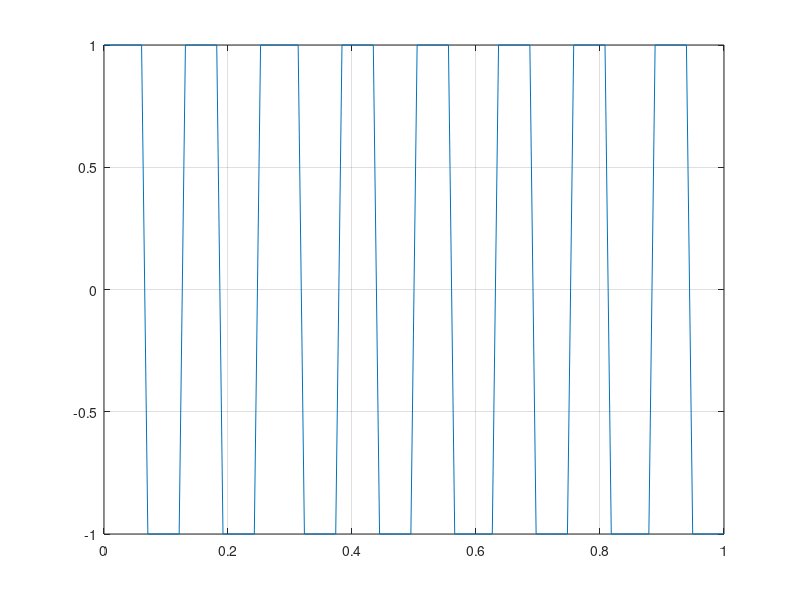
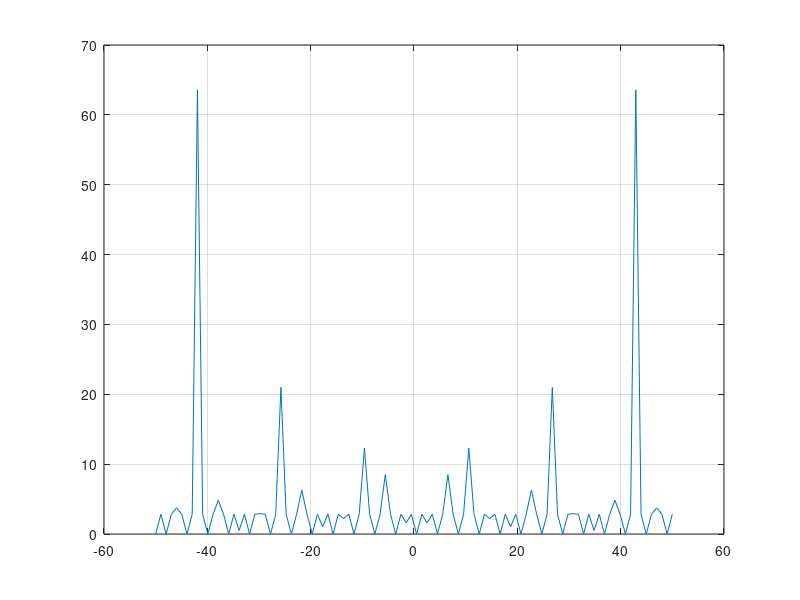

Write MATLAB code to recreate these figures, in order. (Note: this script raises an error after producing the figures.)
% Generate a signal of sum of two sine waves of frequency of 100 Hz and 300
% Hz. Plot its time domain and corresponding frequency domain
% representation. Verify the plot by listening the waveform.

clear all;
fm1 = 100;
fm2 = 300;
fs = 800;
t = 1/fs;
t1 = 0 : t : 20-t;
sine_a = sin(2*pi*fm1*t1);
sine_b = sin(2*pi*fm2*t1);
sine_c = sine_a + sine_b;
figure(1);
plot(t1, sine_c), grid on;

f = linspace(-fs/2, fs/2, 16000);
fft_c = fft(sine_c);
figure(2);
plot(f, abs(fft_c));
sound(sine_c);

% Generate a square wave of fundamental frequency of 100 Hz. Plot its time
% domain and corresponding frequency domain representation. Verify the plot
% by listening the waveform.

clear all;
t = linspace(0, 1, 100);
f = linspace(-100/2, 100/2, 100);
sqr_a = square(50*t);
fft_a = fft(sqr_a);
figure(1), plot(t, sqr_a), grid on;
figure(2), plot(f, abs(fft_a)), grid on;

% Plot the sum of 10 odd harmonics of sine wave of fundamental frequency
% 100 Hz.

clear all;
f0 = 100;
t = linspace(1, 10, 400);
sine_a = zeroes(size())
for n = 1 : 1 : 10
    sine_a = sine_a + sin(2*pi*n*100*t);
end

plot()
% Download 1 audio file of human voice for simple words in *.wav format from
% the website: http://www.pacdv.com/sounds/voices-1.html. Plot its
% time-domain and corresponding frequency domain representation.

clear all;
[y, fs] = audioread('am-i-totally-screwed-or.wav');
f = linspace(-fs/2, fs/2, 119190);
figure(1);
plot(y);
y_fft = abs(fft(y));
figure(2);
plot(f, y_fft);
% Download an audio file of peacock voice in *.wav format from the website:
% http://www.findsounds.com/ISAPI/search.dll?keywords=peacock. Plot its
% time-domain and corresponding frequency domain representation.

clear all;
[y, fs] = audioread('peacock_sounds_1.mp3');
f = linspace(-fs/2, fs/2, 222960);
figure(1);
plot(y);
y_fft = abs(fft(y));
figure(2);
plot(f, y_fft);